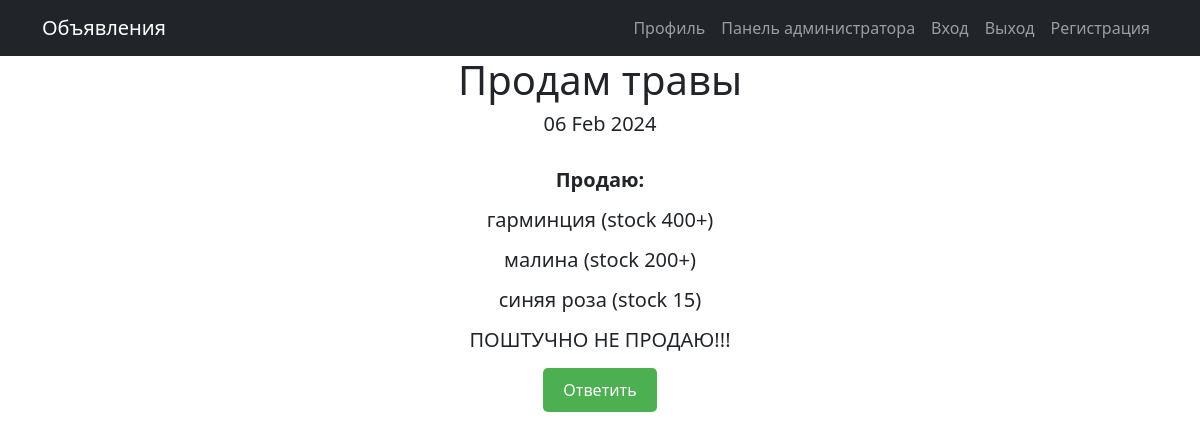
Page /3 on the committed database.
### trade/models.py (models this page shows, shortened)
class Post(models.Model):
    TANK = 'TK'
    HEAL = 'HL'
    DEALDAMAGE = 'DD'
    TRADER = 'TD'
    GUILDMASTER = 'GM'
    QUESTGIVER = 'QG'
    BLACKSMITH = 'BS'
    TANNER = 'TR'
    POTIONMAKER = 'PM'
    SPELLMASTER = 'SM'
    CATEGORY_OF_POST = [
        (TANK, 'Танки'),
        (HEAL, 'Хилы'),
        (DEALDAMAGE, 'ДД'),
        (TRADER, 'Торговцы'),
        (GUILDMASTER, 'Гилдмастер'),
        (QUESTGIVER, 'Квестгивер'),
        (BLACKSMITH, 'Кузнец'),
        (TANNER, 'Кожевники'),
        (POTIONMAKER, 'Зельевары'),
        (SPELLMASTER, 'Мастера заклинаний')
    ]
    title = models.CharField(max_length=60, default='Заголовок')
    category = models.CharField(max_length=2, choices=CATEGORY_OF_POST, default=TANK)
    content = RichTextField()
    likes = models.IntegerField(default=0)
    member = models.ForeignKey(MemberUser, on_delete=models.CASCADE)
    post_date = models.DateTimeField(auto_now_add=True)

### trade/views.py (the view)
# urls.py: path('<int:pk>', PostDetails.as_view(), name='post_detail'),
class PostDetails(DetailView):
    model = Post
    template_name = 'post.html'
    context_object_name = 'post'
    def get_context_data(self, **kwargs):
        context = super().get_context_data(**kwargs)
        context['current_user'] = self.request.user
        return context

### templates/post.html (shortened to what this page needs)
{% extends 'flatpages/default.html' %}
{% block content %}
<h1>{{ post.title }}</h1>
<h5>{{ post.post_date|date:'d M Y' }}</h5>
<br>
<h5>{{ post.content|safe }}</h5>
<a href="{{post.id}}/response/create/" class="my-button">Ответить</a>
{% endblock content %}

### rows in the picture
Post: title "Продам травы", post_date "06 Feb 2024", content "Продаю: гарминция (stock 400+) малина (stock 200+) синяя роза (stock 15) ПОШТУЧНО НЕ ПРОДАЮ!!!"
